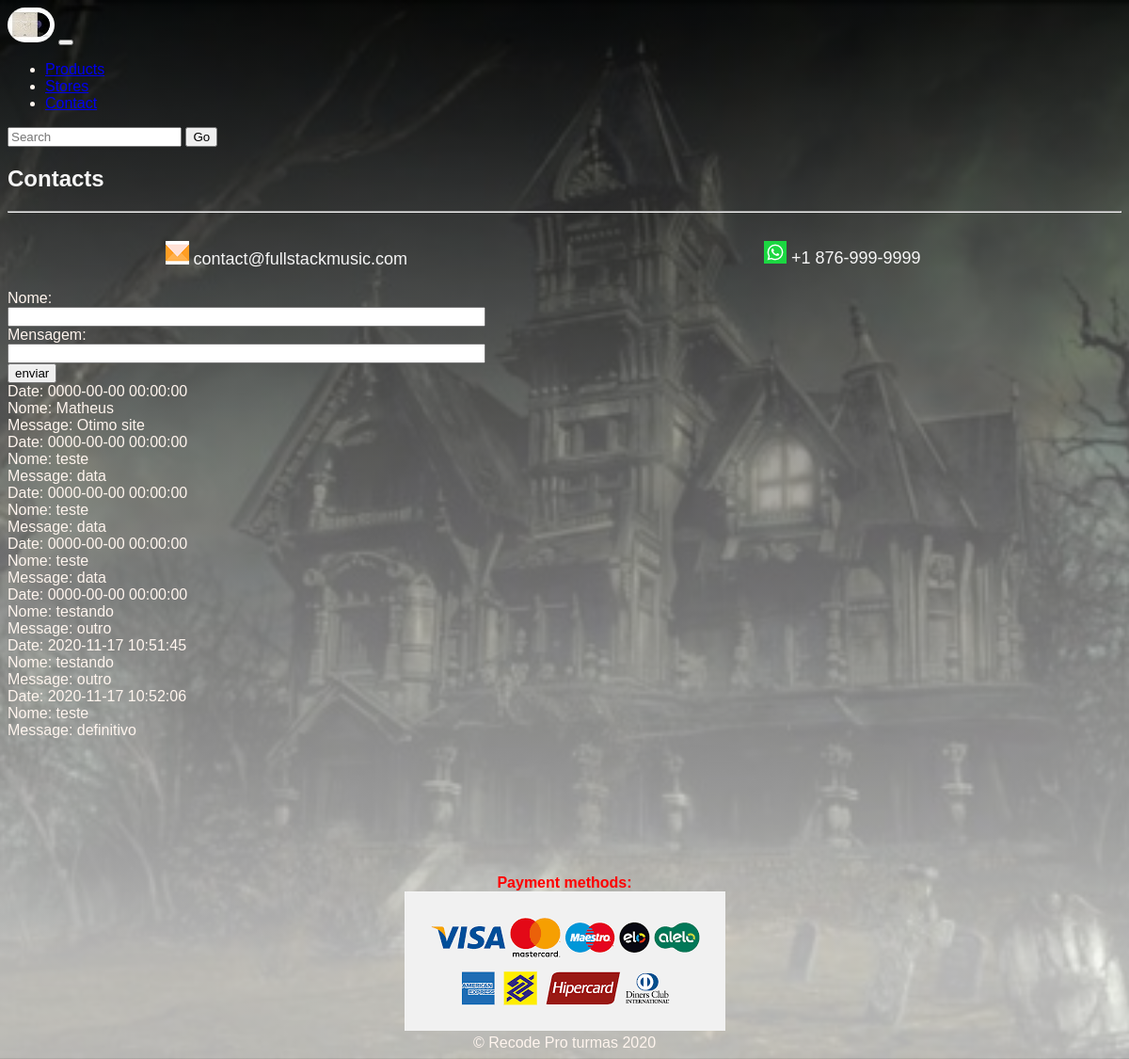
The page /views/contact.php on the database its author committed.
### tables this page shows
CREATE TABLE `comments` (
  `id` int NOT NULL AUTO_INCREMENT,
  `nome` varchar(155) NOT NULL,
  `msg` varchar(300) NOT NULL,
  `date` datetime DEFAULT CURRENT_TIMESTAMP,
  PRIMARY KEY (`id`)
);

### views/contact.php (the view, shortened to what this page needs)
<?php
$servername = "localhost";
$username = "root";
$password = "";
$dbname = "recodepro";
$conn = mysqli_connect($servername, $username, $password, $dbname);
?>
<!DOCTYPE html>
<html lang="en">
<head>
    <link rel="stylesheet" href=".././css/style.css">
    <link rel="stylesheet" href="https://stackpath.bootstrapcdn.com/bootstrap/4.1.3/css/bootstrap.min.css"integrity="sha384-MCw98/SFnGE8fJT3GXwEOngsV7Zt27NXFoaoApmYm81iuXoPkFOJwJ8ERdknLPMO">
</head>
<body>
    <h2 style="color:whitesmoke">Contacts</h2>
    <hr>
    <table border=0 width="100%" cellpadding="20" class="table_contact">
        <tr>
            <td width="50%" align="center">
                <img src=".././assets/mail.png" alt="">
                <font face="Arial" size="4">contact@fullstackmusic.com</font>
            </td>
            <td width="50%" align="center">
                <img src=".././assets/whatsapp.png" alt="">
                <font face="Arial" size="4">+1 876-999-9999</font>
            </td>
        </tr>
    </table>
    <form method="post" action="" >
        Nome:<br>
        <input type="text" name="nome" style="width:500px"><br>
        Mensagem:<br>
        <input type="text" name="msg" style="width:500px"><br>
        <input type="submit" name="submit" value="enviar"><br>
    </form>
    <?php
                        $sql = "SELECT * FROM comments";
                        $result = $conn->query($sql);
                        if ($result->num_rows > 0){
                            while($rows = $result->fetch_assoc()) {
                                echo "Date: ", $rows['date'], "<br>";
                                echo "Nome: ", $rows['nome'], "<br>";
                                echo "Message: ", $rows['msg'], "<br>";
                            }
                        }else{
                            echo "no comments yet!";
                        }
    ?>
    <br><br><br><br>  <br><br><br><br>
    <footer id="footer">
        <p id="payment_methods"><b> Payment methods: </b></p>
        <img src=".././assets/peyment methods.png" alt="payment methods">
        </p>&copy; Recode Pro turmas 2020</p>
     </footer>
</body>
</html>

### css/style.css (style rules this page uses)
body { font-family: Arial, Helvetica, sans-serif; background: -webkit-linear-gradient(top, rgba(0, 0, 0, 0.7) 0%, rgba(255, 255, 255, 0.7) 90%), url("../assets/horror-movie-background-png.jpg") repeat 0 0; background-repeat: no-repeat; background-position: center; background-size: cover; color: seashell; }
#logo { padding: 0; border-radius: 59px; }
#footer { text-align: center; }
#payment_methods { color: red; }
main h1, p { border: 0px; margin: 0px; padding: 0px; }
.table_contact { color: whitesmoke; }

### rows shown on the page
comments: date "0000-00-00 00:00:00", nome "Matheus", msg "Otimo site"
comments: date "0000-00-00 00:00:00", nome "teste", msg "data"
comments: date "0000-00-00 00:00:00", nome "teste", msg "data"
comments: date "0000-00-00 00:00:00", nome "teste", msg "data"
comments: date "0000-00-00 00:00:00", nome "testando", msg "outro"
comments: date "2020-11-17 10:51:45", nome "testando", msg "outro"
comments: date "2020-11-17 10:52:06", nome "teste", msg "definitivo"
